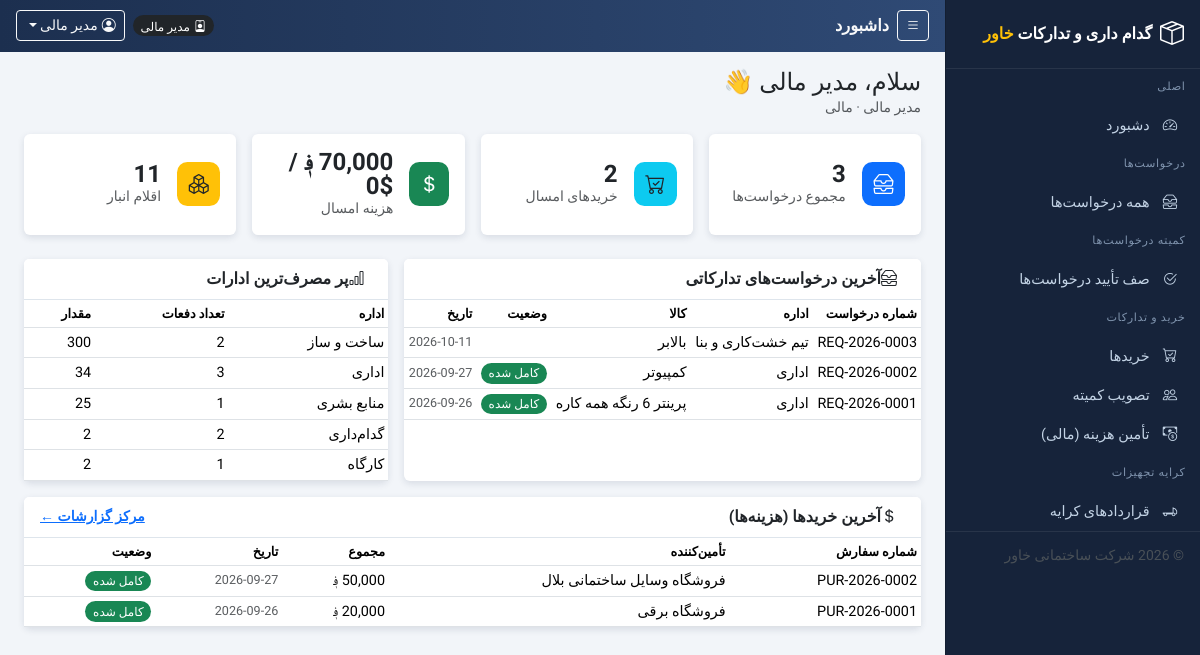
Screenshot of /index.php (signed in) with the database file from the repository.
### tables this page shows
CREATE TABLE `users` (
  `id` int(10) UNSIGNED NOT NULL,
  `username` varchar(50) NOT NULL,
  `password` varchar(255) NOT NULL COMMENT 'bcrypt hash (password_hash)',
  `name` varchar(100) NOT NULL,
  `role` enum('employee','procurement_manager','warehouse_manager','gate_security','committee','general_manager','finance','admin') NOT NULL DEFAULT 'employee',
  `department_id` int(10) UNSIGNED DEFAULT NULL,
  `email` varchar(120) DEFAULT NULL,
  `phone` varchar(30) DEFAULT NULL,
  `status` tinyint(1) NOT NULL DEFAULT 1,
  `created_at` timestamp NOT NULL DEFAULT current_timestamp()
);

CREATE TABLE `departments` (
  `id` int(10) UNSIGNED NOT NULL,
  `name` varchar(100) NOT NULL,
  `code` varchar(20) NOT NULL DEFAULT '' COMMENT 'short code e.g. SITE, HQ',
  `parent_id` int(10) UNSIGNED DEFAULT NULL,
  `description` varchar(255) DEFAULT NULL,
  `created_at` timestamp NOT NULL DEFAULT current_timestamp()
);

CREATE TABLE `procurement_requests` (
  `id` int(10) UNSIGNED NOT NULL,
  `request_no` varchar(30) NOT NULL,
  `department_id` int(10) UNSIGNED NOT NULL,
  `category_id` int(10) UNSIGNED DEFAULT NULL,
  `item_name` varchar(150) NOT NULL,
  `quantity` varchar(50) NOT NULL COMMENT 'free text amount (supports kg, liter, متر, ...)',
  `unit` varchar(20) NOT NULL DEFAULT 'pcs',
  `request_type` enum('purchase','rental') NOT NULL DEFAULT 'purchase',
  `rental_duration` decimal(8,2) DEFAULT NULL,
  `rental_duration_unit` enum('hour','day','week','month') DEFAULT NULL,
  `rental_location` varchar(255) DEFAULT NULL,
  `operator_required` tinyint(1) NOT NULL DEFAULT 0,
  `urgency` enum('normal','urgent') NOT NULL DEFAULT 'normal',
  `direct_delivery` tinyint(1) NOT NULL DEFAULT 0,
  `reason` text DEFAULT NULL,
  `details` text DEFAULT NULL COMMENT 'detailed item specifications',
  `status` enum('pending','closed','warehouse_check','purchase_required','quotation_pending','committee_pending','approved','supplier_selected','authority_approved','financed','purchased','received','rental_required','rental_active','completed') NOT NULL DEFAULT 'pending',
  `requested_by` int(10) UNSIGNED NOT NULL,
  `employee_name` varchar(150) DEFAULT NULL COMMENT 'employee name as entered on the request form',
  `employee_position` varchar(150) DEFAULT NULL COMMENT 'job position as entered on the request form',
  `reviewed_by` int(10) UNSIGNED DEFAULT NULL,
  `review_note` text DEFAULT NULL,
  `reviewed_at` datetime DEFAULT NULL,
  `warehouse_note` text DEFAULT NULL,
  `request_date` date NOT NULL,
  `needed_date` date DEFAULT NULL COMMENT 'date the item must arrive by',
  `created_at` timestamp NOT NULL DEFAULT current_timestamp(),
  `updated_at` timestamp NOT NULL DEFAULT current_timestamp() ON UPDATE current_timestamp()
);

CREATE TABLE `purchases` (
  `id` int(10) UNSIGNED NOT NULL,
  `purchase_no` varchar(30) NOT NULL,
  `request_id` int(10) UNSIGNED NOT NULL,
  `supplier_id` int(10) UNSIGNED DEFAULT NULL COMMENT 'final supplier',
  `selected_quotation_id` int(10) UNSIGNED DEFAULT NULL COMMENT 'winning quotation chosen by procurement',
  `quantity` decimal(12,2) NOT NULL,
  `unit_price` decimal(12,2) DEFAULT NULL,
  `total_cost` decimal(12,2) DEFAULT NULL,
  `currency` enum('AFN','USD') NOT NULL DEFAULT 'AFN' COMMENT 'AFN = افغانی, USD = دالر',
  `purchase_date` date DEFAULT NULL,
  `urgency` enum('normal','urgent') NOT NULL DEFAULT 'normal',
  `payment_status` enum('pending','paid') NOT NULL DEFAULT 'pending',
  `status` enum('draft','quotation','committee_pending','approved','supplier_selected','authority_approved','financed','ordered','received','completed','rejected') NOT NULL DEFAULT 'draft',
  `approved_by` int(10) UNSIGNED DEFAULT NULL,
  `committee_approved` tinyint(1) NOT NULL DEFAULT 0,
  `committee_note` text DEFAULT NULL,
  `authority_name` varchar(150) DEFAULT NULL COMMENT 'name of the approving president / executive director',
  `authority_position` varchar(150) DEFAULT NULL COMMENT 'position of the approving authority',
  `authority_approved_by` int(10) UNSIGNED DEFAULT NULL COMMENT 'user account that registered the approval',
  `authority_approved_at` datetime DEFAULT NULL,
  `authority_note` text DEFAULT NULL COMMENT 'comment of the company presidency',
  `finance_method` enum('bank_cheque','cash','bank_transfer','other') DEFAULT NULL COMMENT 'how finance delivers the money',
  `finance_ref_no` varchar(60) DEFAULT NULL COMMENT 'cheque / voucher / reference number',
  `finance_amount` decimal(14,2) DEFAULT NULL COMMENT 'amount handed over by finance',
  `finance_currency` enum('AFN','USD') NOT NULL DEFAULT 'AFN' COMMENT 'currency of the handed-over amount',
  `finance_note` text DEFAULT NULL COMMENT 'message from finance to the purchasing department',
  `finance_released_by` int(10) UNSIGNED DEFAULT NULL,
  `finance_released_at` datetime DEFAULT NULL,
  `order_registered_by` int(10) UNSIGNED DEFAULT NULL,
  `order_registered_at` datetime DEFAULT NULL,
  `announcement_note` text DEFAULT NULL COMMENT 'public announcement / bulk',
  `created_at` timestamp NOT NULL DEFAULT current_timestamp(),
  `updated_at` timestamp NOT NULL DEFAULT current_timestamp() ON UPDATE current_timestamp()
);

CREATE TABLE `suppliers` (
  `id` int(10) UNSIGNED NOT NULL,
  `name` varchar(150) NOT NULL,
  `contact_person` varchar(100) DEFAULT NULL,
  `phone` varchar(30) DEFAULT NULL,
  `email` varchar(120) DEFAULT NULL,
  `address` varchar(255) DEFAULT NULL,
  `notes` text DEFAULT NULL,
  `created_at` timestamp NOT NULL DEFAULT current_timestamp()
);

### includes/dash_general_manager.php (the view, shortened to what the rows shown need)
<?php
$recentReq = fetch_all("SELECT r.request_no, d.name dept, r.item_name, r.status, r.request_date
  FROM procurement_requests r JOIN departments d ON d.id=r.department_id ORDER BY r.id DESC LIMIT 8");
$recentPur = fetch_all("SELECT p.id, p.purchase_no, s.name supplier, p.total_cost, p.currency, p.purchase_date, p.status
  FROM purchases p LEFT JOIN suppliers s ON s.id=p.supplier_id ORDER BY p.id DESC LIMIT 8");
?>
<div class="row g-3 mb-3">
  <div class="col-lg-7">
    <div class="card h-100">
      <div class="table-responsive"><table class="table table-sm table-hover align-middle mb-0">
        <thead><tr><th>شماره درخواست</th><th>اداره</th><th>کالا</th><th>وضعیت</th><th>تاریخ</th></tr></thead>
        <tbody>
        <?php foreach ($recentReq as $r): ?>
          <tr><td><?php echo h($r['request_no']); ?></td><td><?php echo h($r['dept']); ?></td>
              <td><?php echo h($r['item_name']); ?></td><td><?php echo badge($r['status']); ?></td>
              <td class="text-muted small text-nowrap"><?php echo h($r['request_date']); ?></td></tr>
        <?php endforeach; ?>
        </tbody>
      </table></div>
    </div>
  </div>
  <div class="col-lg-5">
    <div class="card h-100">
      <div class="table-responsive"><table class="table table-sm align-middle mb-0">
        <thead><tr><th>اداره</th><th>تعداد دفعات</th><th>مقدار</th></tr></thead>
      </table></div>
    </div>
  </div>
</div>
<div class="card mb-4">
  <div class="table-responsive"><table class="table table-sm table-hover align-middle mb-0">
    <thead><tr><th>شماره سفارش</th><th>تأمین‌کننده</th><th>مجموع</th><th>تاریخ</th><th>وضعیت</th></tr></thead>
    <tbody>
    <?php foreach ($recentPur as $p): ?>
      <tr><td><?php echo h($p['purchase_no']); ?></td><td><?php echo h($p['supplier'] ?? '-'); ?></td>
          <td class="text-nowrap"><?php echo money_cur($p['total_cost'], $p['currency']); ?></td>
          <td class="text-muted small text-nowrap"><?php echo h($p['purchase_date'] ?? ''); ?></td>
          <td><?php echo badge($p['status']); ?></td></tr>
    <?php endforeach; ?>
    </tbody>
  </table></div>
</div>

### includes/header.php (shortened to what the rows shown need)
<?php
require_once __DIR__ . '/auth.php';
$me = $user ?? current_user();
$base = BASE_URL;
?>
<!DOCTYPE html>
<html lang="fa" dir="rtl">
<head>
<link rel="stylesheet" href="https://cdn.jsdelivr.net/npm/bootstrap@5.3.3/dist/css/bootstrap.min.css">
<link rel="stylesheet" href="https://cdn.jsdelivr.net/npm/bootstrap-icons@1.11.3/font/bootstrap-icons.min.css">
<link rel="stylesheet" href="<?php echo $base; ?>/assets/css/style.css">
</head>
<body class="app-rtl">
<div class="app-shell">
  <div class="app-main">
    <header class="app-topbar">
      <div class="d-flex align-items-center text-light gap-2">
        <span class="badge text-bg-dark rounded-pill"><i class="bi bi-person-badge ms-1"></i><?php echo h(role_label($me['role'])); ?></span>
        <div class="dropdown">
          <button class="btn btn-sm btn-outline-light dropdown-toggle" type="button" data-bs-toggle="dropdown" aria-expanded="false">
            <i class="bi bi-person-circle ms-1"></i><?php echo h($me['name']); ?>
          </button>
        </div>
      </div>
    </header>
    <main class="app-content container-fluid px-3 px-xl-4 pt-3">

### index.php (shortened to what the rows shown need)
<?php
require_once __DIR__ . '/includes/auth.php';
$user = require_login();
$role = $user['role'];
require_once __DIR__ . '/includes/header.php';
?>
<div class="page-title-row mb-3">
  <div>
    <h4 class="mb-0">سلام، <?php echo h($user['name']); ?> &#128075;</h4>
    <div class="text-muted small"><?php echo h(role_label($role)); ?> &middot; <?php echo h($user['department_name'] ?? 'عمومی'); ?></div>
  </div>
</div>
<?php
$dashFrag = [
    'employee' => 'employee', 'procurement_manager' => 'procurement_manager',
    'warehouse_manager' => 'warehouse_manager', 'gate_security' => 'gate_security',
    'committee' => 'committee', 'general_manager' => 'general_manager',
    'admin' => 'admin',
];
require __DIR__ . '/includes/dash_' . ($dashFrag[$role] ?? 'general_manager') . '.php';
?>
<?php require_once __DIR__ . '/includes/footer.php'; ?>

### includes/functions.php (shortened to what the rows shown need)
<?php
require_once __DIR__ . '/config.php';
function h($s)
{
    return htmlspecialchars((string)($s ?? ''), ENT_QUOTES);
}
function fetch_one($sql)
{
    global $conn;
    $r = $conn->query($sql);
    return ($r && $r->num_rows) ? $r->fetch_assoc() : null;
}
function fetch_all($sql)
{
    global $conn;
    $r = $conn->query($sql);
    if (method_exists($r, 'fetch_all')) { return $r->fetch_all(MYSQLI_ASSOC); }
    $rows = [];
    return $rows;
}
function money0($n)
{
    $v = (float)($n ?? 0);
    return number_format($v, $v === floor($v) ? 0 : 2);
}
function money_cur($n, $cur)
{
    $s = money0($n);
    if (strtoupper((string)($cur ?? 'AFN')) === 'USD') { return '$' . $s; }
    return $s . ' ؋';
}
function _req_statuses()
{
    return [
        'pending'            => 'در انتظار تعیین بخش کمیته',
        'committee_review'   => 'در انتظار تأیید کمیته',
        'closed'             => 'بسته شده (غیرضروری)',
        'rental_required'    => 'آماده ثبت قرارداد کرایه',
        'rental_active'      => 'کرایه فعال',
        'warehouse_check'    => 'بررسی انبار',
        'purchase_required'  => 'نیاز به خرید',
        'quotation_pending'  => 'در حال جمع‌آوری قیمت‌ها',
        'committee_pending'  => 'در انتظار کمیته',
        'approved'           => 'تصویب شده',
        'supplier_selected'  => 'تأمین‌کننده نهایی انتخاب شده',
        'authority_approved' => 'تصویب ریاست شرکت',
        'financed'           => 'هزینه تأمین شد (مالی)',
        'purchased'          => 'خریداری / سفارش داده شده',
        'received'           => 'دریافت شده در گیت',
        'completed'          => 'کامل شده',
    ];
}
function _pur_statuses()
{
    return [
        'draft'              => 'پیش‌نویس',
        'quotation'          => 'جمع‌آوری قیمت‌ها',
        'committee_pending'  => 'در انتظار کمیته',
        'approved'           => 'تصویب کمیته - انتخاب تأمین‌کننده',
        'supplier_selected'  => 'در انتظار تصویب ریاست شرکت',
        'authority_approved' => 'تصویب ریاست - در انتظار مالی',
        'financed'           => 'هزینه تأمین شد - آماده ثبت سفارش',
        'ordered'            => 'سفارش داده شده',
        'received'           => 'دریافت شده در گیت',
        'completed'          => 'کامل شده',
        'rejected'           => 'رد شده',
    ];
}
function badge_class($s)
{
    $map = [
        'pending' => 'text-bg-warning', 'committee_review' => 'text-bg-primary',
        'closed' => 'text-bg-secondary',
        'rental_required' => 'text-bg-info', 'rental_active' => 'text-bg-primary',
        'scheduled' => 'text-bg-warning', 'active' => 'text-bg-primary',
        'returned' => 'text-bg-success',
        'warehouse_check' => 'text-bg-info', 'purchase_required' => 'text-bg-warning',
        'quotation_pending' => 'text-bg-info', 'committee_pending' => 'text-bg-primary',
        'approved' => 'text-bg-primary', 'purchased' => 'text-bg-info',
        'supplier_selected' => 'text-bg-warning',
        'authority_approved' => 'text-bg-primary', 'financed' => 'text-bg-info',
        'bank_cheque' => 'text-bg-secondary', 'cash' => 'text-bg-secondary',
        'bank_transfer' => 'text-bg-secondary', 'other' => 'text-bg-secondary',
        'received' => 'text-bg-secondary', 'completed' => 'text-bg-success',
        'draft' => 'text-bg-secondary', 'quotation' => 'text-bg-info',
        'ordered' => 'text-bg-info', 'rejected' => 'text-bg-danger',
        'urgent' => 'text-bg-danger', 'normal' => 'text-bg-secondary',
        'paid' => 'text-bg-success', 'direct' => 'text-bg-dark',
        'warehouse' => 'text-bg-info', 'open' => 'text-bg-success',
    ];
    return $map[$s] ?? 'text-bg-secondary';
}
function badge($s)
{
    $m = _req_statuses();
    foreach (_pur_statuses() as $k => $v) { $m[$k] = $v; }
    $m += ['scheduled'=>'در انتظار تحویل', 'active'=>'فعال', 'returned'=>'برگشت داده شده'];
    $label = $m[$s] ?? ucwords(str_replace('_', ' ', (string)$s));
    return '<span class="badge rounded-pill ' . badge_class($s) . '">' . h($label) . '</span>';
}
function role_label($r)
{
    $map = [
        'employee' => 'کارمند', 'procurement_manager' => 'مدیر خرید',
        'warehouse_manager' => 'مدیر انبار', 'gate_security' => 'امنیت گیت',
        'committee' => 'مسئول / عضو کمیته', 'general_manager' => 'مدیر عمومی',
        'finance' => 'مدیر مالی', 'contracting_manager' => 'مسئول امور قراردادی',
        'admin' => 'مدیر سیستم',
    ];
    return $map[$r] ?? $r;
}

### rows the page displays
users: role "مدیر مالی", name "مدیر مالی", department.name "مالی"
procurement_requests: request_no "REQ-2026-0003", department.name "تیم خشت‌کاری و بنا", item_name "بالابر", request_date "2026-10-11"
procurement_requests: request_no "REQ-2026-0002", department.name "اداری", item_name "کمپیوتر", status "کامل شده", request_date "2026-09-27"
procurement_requests: request_no "REQ-2026-0001", department.name "اداری", item_name "پرینتر 6 رنگه همه کاره", status "کامل شده", request_date "2026-09-26"
purchases: purchase_no "PUR-2026-0002", supplier.name "فروشگاه وسایل ساختمانی بلال", money_cur($p['total_cost'], $p['currency']) "50,000 ؋", purchase_date "2026-09-27", status "کامل شده"
purchases: purchase_no "PUR-2026-0001", supplier.name "فروشگاه برقی", money_cur($p['total_cost'], $p['currency']) "20,000 ؋", purchase_date "2026-09-26", status "کامل شده"

### other values shown
$page_title "داشبورد"
$c[1] "3"
$c[0] "مجموع درخواست‌ها"
$c[1] "2"
$c[0] "خریدهای امسال"
$c[1] "70,000 ؋ / $0"
$c[0] "هزینه امسال"
$c[1] "11"
$c[0] "اقلام انبار"
$c['dept'] "ساخت و ساز"
$c['times'] "2"
xnum($c['qty']) "300"
$c['dept'] "اداری"
$c['times'] "3"
xnum($c['qty']) "34"
